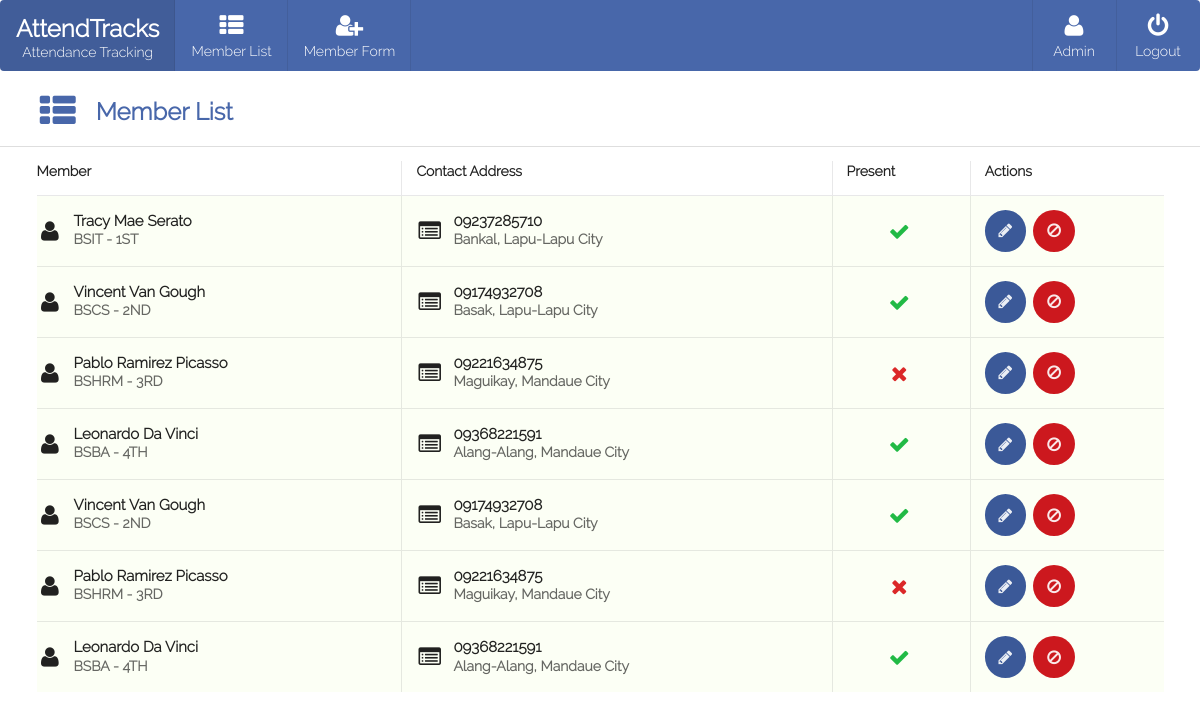
/ (signed in), run on the app's committed database.
### tables this page shows
CREATE TABLE `tbl_users` (
  `userId` int(11) NOT NULL,
  `firstName` varchar(50) NOT NULL,
  `middleName` varchar(50) NOT NULL,
  `lastName` varchar(50) NOT NULL,
  `gender` enum('Male','Female') NOT NULL DEFAULT 'Male',
  `course` varchar(50) NOT NULL,
  `year` varchar(50) NOT NULL,
  `address` text NOT NULL,
  `phone` varchar(20) NOT NULL,
  `status` enum('Present','Absent') NOT NULL DEFAULT 'Present',
  `dateJoined` datetime NOT NULL DEFAULT CURRENT_TIMESTAMP
);

### views/layouts/content.php (called while the page is built)
<?php global $content ?>
<?php view::make('layouts/header') ?>
<?php view::make($content) ?>
<?php view::make('layouts/footer') ?>

### index.php (called while the page is built, shortened)
<?php
	include('config/view.php');
	include('config/URI.php');
	$page = (isset($_REQUEST['p']) && !empty($_REQUEST['p']) ? $_REQUEST['p'] : 'home');
	$scripts	= ["vendor/jquery.min", "vendor/semantic.min", "modules/global"];
	$styles		= ["vendor/semantic.min", "modules/global", "modules/home" ];
	switch ($page) {
		case 'home':
		default:
			$data = 	[
						'css'  =>$styles, 'js' =>$scripts,
						'title' => "Member List",  "active" => "home", "icon"=>"list layout"
					];
		break;
			}
	view::make("layouts/content");
 ?>

### config/config.php (called while the page is built)
<?php
	Class Config {
		private $DB_HOST = "localhost";
		private $DB_USERNAME="root";
		private $DB_PASSWORD="";
		private $DB_DATABASE = "attendtracks";
		public $DB_CONN = null;
		public function DB_CONNECT(){
			try{
				$this->DB_CONN = new PDO("mysql:host=".$this->DB_HOST.";dbname=".$this->DB_DATABASE, $this->DB_USERNAME, $this->DB_PASSWORD);
			} catch(PDOException $ex){
				die("Database connection : " . $ex->getMessage());
			}
			return $this->DB_CONN;
		}
	}
?>

### library/lib_users.php (called while the page is built, shortened)
<?php
	class lib_users extends Config {
		private $DB;
		private $table = 	[
						"acc" => "tbl_accounts",
						"user" => "tbl_users"
					];
		function __construct(){
			$this->DB = $this->DB_CONNECT();
		}
		public function showUsers(){
			$data = [];
			$sql = $this->DB->query("SELECT * FROM ".$this->table['user']);
			while ($row = $sql->fetch(PDO::FETCH_ASSOC)) $data[] = $row;
			return $data;
		}
	}

### views/content/page-list.php (the view)
<?php include ('config/config.php'); ?>
<?php include('library/lib_users.php');
$users = new lib_users(); ?>
		<div class="ui vertical segment">
			<div class="ui container">
				<div class="ui sixteen wide column">
					<table class="ui very basic padded selectable celled table">
						<thead>
							<tr>
								<th>Member</th>
								<th>Contact Address</th>
								<th>Present</th>
								<th>Actions</th>
							</tr>
						</thead>
						<tbody>
							<?php  foreach ($users->showUsers() as $row):?>
							<tr class="positive">
								<td>
									<h4 class="ui header">
										<i class="user icon"></i>
											<div class="content">
											<?=$row['firstName'].' '.$row['middleName'].' '.$row['lastName'];?>
											<div class="sub header">
											<b>
											<?=$row['course'].' - '.$row['year'];?>
											</b>
											</div>
										</div>
									</h4>
								</td>
								<td>
									<h4 class="ui header">
										<i class="browser icon"></i>
											<div class="content">
											<?=$row['phone'];?>
											<div class="sub header">
												<b><?=$row['address'];?></b>
											</div>
										</div>
									</h4>
								</td>
								<td>
									<center>
										<i class="ui large <?=($row['status']== 'Present')? 'green checkmark':'red remove';?>  icon"></i>
									</center>
								</td>
								<td>
									<button data-id="<?=$row['userId'];?>" data-type="edit" class="ui large circular facebook icon button">
									<i class="write icon"></i>
									</button>
									<button data-id="<?=$row['userId'];?>" data-type="remove" class="ui large circular youtube icon button">
									<i class="ban icon"></i></button>
								</td>
							</tr>
							<?php endforeach;?>
						</tbody>
					</table>
				</div>
			</div>
		</div>
	</div>
</div>

### config/view.php
<?php
	class view {
		public static function make($file){
			if(!empty($file)){
				return include('views/'.$file.'.php');
			}
		}
	}
 ?>

### views/layouts/header.php (shortened to what this page needs)
<?php global $data; ?>
<!DOCTYPE html>
<html>
<head>
<?php if(isset($data['css'])) : ?>
<?php foreach ($data['css'] as $key => $row) : ?>
		<link rel="stylesheet" type="text/css" href="<?php URI::style($row); ?>">
<?php endforeach ?>
<?php endif ?>
</head>
<body>
	<div class="ui labeled icon inverted blue menu">
		<a class="active item white text">
			<h4 class="ui icon header ">
				AttendTracks
				<div class="ui sub header unsettext">Attendance Tracking</div>
			</h4>
		</a>
		<a class="item" href="?p=form">
			<i class="list layout icon"></i> Member List
		</a>
		<a class="item" href="?p=add">
			<i class="add user icon"></i> Member Form
		</a>
		<div class="right menu">
			<a class="item">
				<i class="user icon"></i>
				<span class="name"><?=$_SESSION['user']['username']; ?></span>
			</a>
			<a class="item" href="?p=logout">
				<i class="power off icon"></i> Logout
			</a>
		</div>
	</div>
	<div class="ui stackable doubling grid">
		<div class="sixteen wide column">
			<div class="ui vertical segment">
				<div class="ui container">
					<h2 class="ui logo blue header">
						<i class="<?=$data['icon'];?> icon"></i>
						<?=$data['title'];?>
					</h2>
				</div>
			</div>

### config/URI.php (shortened to what this page needs)
<?php
	Class URI {
		public static function PHP_URL_PATH() {
		    return $_SERVER['REQUEST_SCHEME'].'://' . $_SERVER['HTTP_HOST'] . '/' . explode('/', $_SERVER['REQUEST_URI'])[1];
		}
		public static function style($FILES_NAME) {
			if(!empty($FILES_NAME))
			echo self::PHP_URL_PATH() . "/assets/stylesheets/".$FILES_NAME.".css";
		}
	}
 ?>

### views/layouts/footer.php (shortened to what this page needs)
</body>
</html>

### assets/stylesheets/modules/global.css (style rules this page uses)
* { font-family: Raleway !important; }
i { font-family: Icons !important; }
.white.text * { color: #FFF !important; }
.name::first-letter { text-transform: uppercase !important; }
.unsettext { text-transform: unset !important; }

### assets/stylesheets/modules/home.css (style rules this page uses)
.ui.blue.menu { background: #4867AA !important; }
.ui.blue.header { color: #4867AA !important; }

### data on the page
tbl_users: firstName "Tracy", middleName "Mae", lastName "Serato", course "BSIT", year "1ST", phone "09237285710", address "Bankal, Lapu-Lapu City"
tbl_users: firstName "Vincent", middleName "Van", lastName "Gough", course "BSCS", year "2ND", phone "09174932708", address "Basak, Lapu-Lapu City"
tbl_users: firstName "Pablo", middleName "Ramirez", lastName "Picasso", course "BSHRM", year "3RD", phone "09221634875", address "Maguikay, Mandaue City"
tbl_users: firstName "Leonardo", middleName "Da", lastName "Vinci", course "BSBA", year "4TH", phone "09368221591", address "Alang-Alang, Mandaue City"
tbl_users: firstName "Vincent", middleName "Van", lastName "Gough", course "BSCS", year "2ND", phone "09174932708", address "Basak, Lapu-Lapu City"
tbl_users: firstName "Pablo", middleName "Ramirez", lastName "Picasso", course "BSHRM", year "3RD", phone "09221634875", address "Maguikay, Mandaue City"
tbl_users: firstName "Leonardo", middleName "Da", lastName "Vinci", course "BSBA", year "4TH", phone "09368221591", address "Alang-Alang, Mandaue City"

### other printed values
$_SESSION['user']['username'] "admin"
$data['title'] "Member List"
